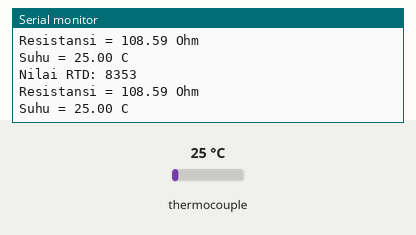
The sketch below on a simulated Arduino Uno, built with avr-gcc and run on an emulated ATmega328P. Parts: the last lines printed to the serial monitor. The inputs (shaded band) are chosen by the test bench; at power-on: thermocouple 25 °C.

Above: at 1.2 s.
1.3 s: thermocouple set to 6 °C
At 1.56 s:
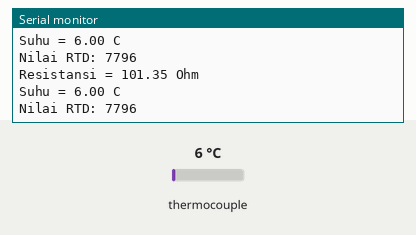
2.8 s: thermocouple set to 75 °C
At 2.9 s:
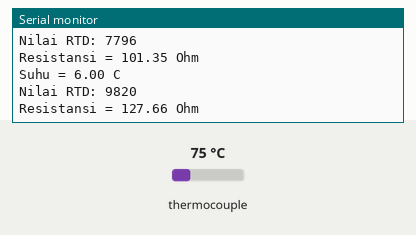
Timing chart, 0 to 5.8 s (numbered marks = the images above; inputs shaded):
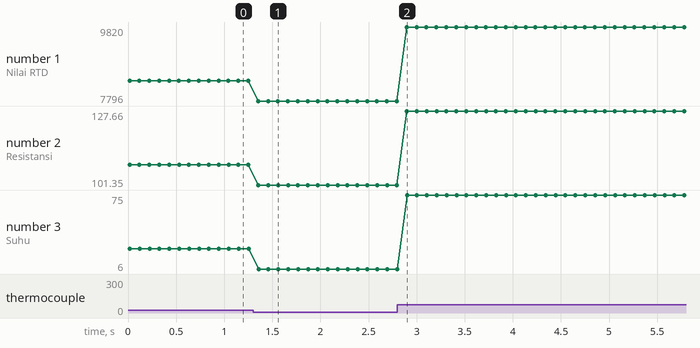

Measured:
- after the input at 1.3 s, the serial monitor: prints a new line after 0.05 s (image 1)
- after the input at 2.8 s, the serial monitor: prints a new line after 0.10 s (image 2)
- plotted number 1: 8353 → 7796 after the input at 1.3 s, 7796 → 9820 after the input at 2.8 s
- plotted number 2: 108.59 → 101.35 after the input at 1.3 s, 101.35 → 127.66 after the input at 2.8 s
- plotted number 3: 25 → 6 after the input at 1.3 s, 6 → 75 after the input at 2.8 s

The sketch:

main-suhu.ino
```cpp
#include <Adafruit_MAX31865.h>

// Gunakan Software SPI: buat pin tiruan jika tidak memakai pin hardware SPI bawaan Arduino
// Pinout: CS, DI (MOSI), DO (MISO), CLK
Adafruit_MAX31865 thermo = Adafruit_MAX31865(10, 11, 12, 13);
#define SENSOR_POWER_PIN 14

// Jika menggunakan Hardware SPI, gunakan baris di bawah ini (pin CS di pin 10):
// Adafruit_MAX31865 thermo = Adafruit_MAX31865(10);

// PENTING: Sesuaikan dengan jenis Rref (resistor referensi) di modul Anda
// Modul PT100 biasanya memakai RREF = 430.0 Ohm
// Modul PT1000 biasanya memakai RREF = 4300.0 Ohm
#define RREF      426.0

// Sesuaikan dengan resistansi nominal sensor pada suhu 0 derajat Celcius
// PT100 = 100.0 Ohm, PT1000 = 1000.0 Ohm
#define RNOMINAL  100.0

void setup() {
  Serial.begin(115200);

  delay(1);

  // ====================================
  // Nyalakan MAX31865 dari GPIO 14
  // ====================================
  pinMode(SENSOR_POWER_PIN, OUTPUT);

  digitalWrite(SENSOR_POWER_PIN, HIGH);

  Serial.println("Power MAX31865 ON");

  // Tunggu tegangan stabil
  delay(1);

  // ====================================
  // Inisialisasi MAX31865
  // ====================================
  thermo.begin(MAX31865_3WIRE);

  digitalWrite(SENSOR_POWER_PIN, LOW);
  delay(1);
  digitalWrite(SENSOR_POWER_PIN, HIGH);

  // 2. Inisialisasi konfigurasi 3-kabel SETELAH daya aktif stabil
  thermo.begin(MAX31865_3WIRE);

  Serial.println("========================================");
  Serial.println(" MAX31865 + PT100 3-WIRE (TERKALIBRASI)");
  Serial.println(" FAST LIQUID TEMPERATURE MONITOR");
  Serial.println("========================================\n");
}

void loop() {
  uint16_t rtd = thermo.readRTD();

  Serial.print("Nilai RTD: "); Serial.println(rtd);

  // Menghitung resistansi sensor saat ini
  float ratio = rtd;
  ratio /= 32768;
  Serial.print("Resistansi = "); Serial.print(RREF*ratio); Serial.println(" Ohm");

  // Menghitung dan menampilkan suhu dalam Celcius
  Serial.print("Suhu = "); Serial.print(thermo.temperature(RNOMINAL, RREF)); Serial.println(" C");

  // Cek apakah ada error pada pembacaan sensor
  uint8_t fault = thermo.readFault();
  if (fault) {
    Serial.print("Fault 0x"); Serial.println(fault, HEX);
    if (fault & MAX31865_FAULT_HIGHTHRESH) {
      Serial.println("RTD High Threshold");
    }
    if (fault & MAX31865_FAULT_LOWTHRESH) {
      Serial.println("RTD Low Threshold");
    }
    if (fault & MAX31865_FAULT_REFINLOW) {
      Serial.println("REFIN- > 0.85 x Bias");
    }
    if (fault & MAX31865_FAULT_REFINHIGH) {
      Serial.println("REFIN- < 0.85 x Bias - FORCE- open");
    }
    if (fault & MAX31865_FAULT_RTDINLOW) {
      Serial.println("RTDIN- < 0.85 x Bias - FORCE- open");
    }
    if (fault & MAX31865_FAULT_OVUV) {
      Serial.println("Under/Over voltage");
    }
    thermo.clearFault();
  }
  Serial.println();
  delay(100);
}
```
